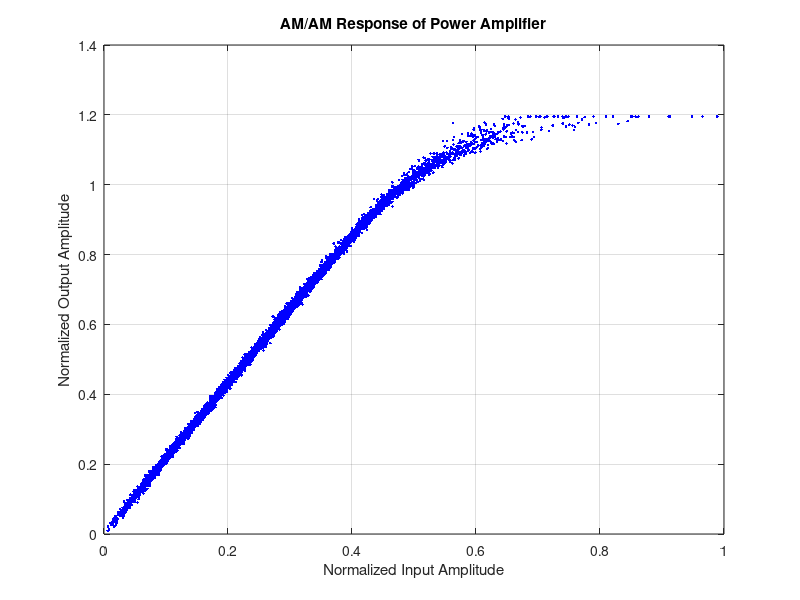

Source code (MATLAB):
% 读取数据文件
load('output.mat'); % 修改为你的数据文件名

% 提取输入和输出数据
inputData = paInput;
outputData = paOutput;

% 计算归一化幅度/幅度
normalizedInputAmplitude = abs(inputData);
normalizedOutputAmplitude = abs(outputData);

% 绘制AM/AM图
figure;
plot(normalizedInputAmplitude, normalizedOutputAmplitude, 'b.');
xlabel('Normalized Input Amplitude');
ylabel('Normalized Output Amplitude');
title('AM/AM Response of Power Amplifier');
grid on;
